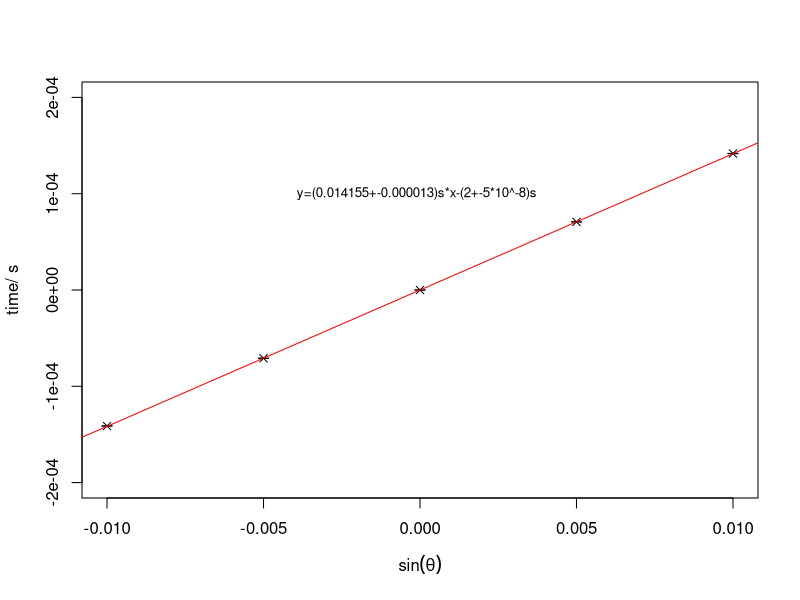

Write R code to recreate this figure.
library("Hmisc")
y1 <- c(0, 0.7072, -0.7091, 1.4171, -1.4126)*10^-4
x <- c(0, 0.005, -0.005, 0.01, -0.01)

erry1 <- c(0.0004, 0.0007, 0.0007, 0.0017, 0.0015)*10^-4


plot(x, y1, type="p", xlim=c(-0.01, 0.01), ylim=c(-0.0002, 0.0002), xlab = expression(sin(theta)), ylab = "time/ s", pch=4)
with (
  data = data.frame(x,y1,erry1)
  , expr = errbar(x, y1, y1+erry1, y1-erry1, type="n",add=T, pch=1, cap=.015)
)


text(x=-0.0001, y=0.0001, "y=(0.014155+-0.000013)s*x-(2+-5*10^-8)s", cex=0.8)
fm1 <- lm(y1 ~ x, weights=1/erry1^2)
abline(fm1, col = "red")

slope=summary(fm1)$coefficients["x","Estimate"]
sslope=summary(fm1)$coefficients["x","Std. Error"]
a=1/slope
sa=sslope/slope*a


#*******************************************************************************
